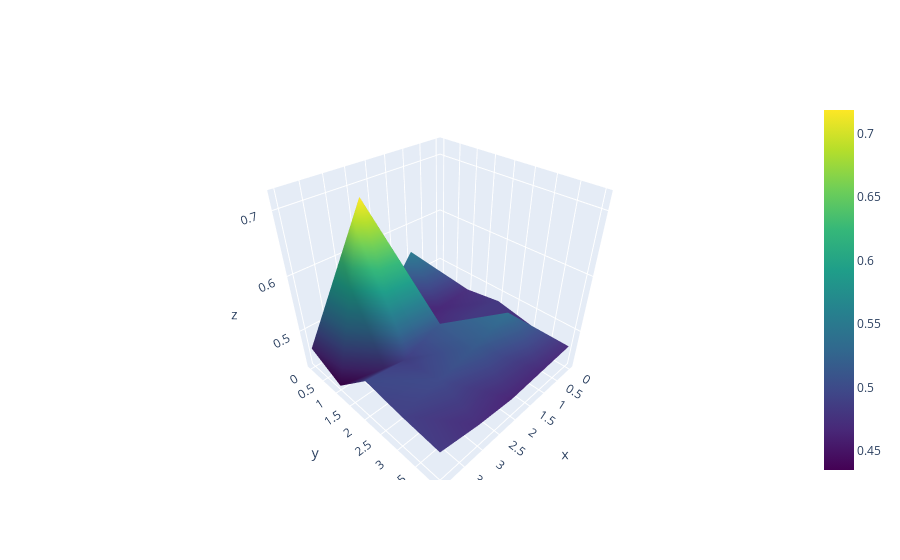

Notebook code for this chart:
### Code cell
# fig = go.Figure(data=[go.Mesh3d(x=X, y=Y, z=R, opacity=1.0, intensity=R, colorscale='Viridis')])
fig = go.Figure(data=[go.Mesh3d(x=X, y=Y, z=G, opacity=1.0, intensity=G, colorscale='Viridis')])
# print(G)
fig.show()

### Figure 1 — Plotly figure (JSON) as saved in the notebook; plotly's stock layout.template omitted (floating-point values rounded to 4 significant figures)
{"data": [{"colorscale": [[0, "#440154"], [0.1111, "#482878"], [0.2222, "#3e4989"], [0.3333, "#31688e"], [0.4444, "#26828e"], [0.5556, "#1f9e89"], [0.6667, "#35b779"], [0.7778, "#6ece58"], [0.8889, "#b5de2b"], [1, "#fde725"]], "intensity": [0.4555, 0.5508, 0.4676, 0.4943, 0.4649, 0.4718, 0.4664, 0.4597, 0.7186, 0.435, 0.4825, 0.4832, 0.5147, 0.4886, 0.4978, 0.4696, 0.536, 0.5158, 0.499, 0.4888, 0.4692, 0.466, 0.4628, 0.4702, 0.4832], "opacity": 1, "type": "mesh3d", "x": [0, 1, 2, 3, 4, 0, 1, 2, 3, 4, 0, 1, 2, 3, 4, 0, 1, 2, 3, 4, 0, 1, 2, 3, 4], "y": [0, 0, 0, 0, 0, 1, 1, 1, 1, 1, 2, 2, 2, 2, 2, 3, 3, 3, 3, 3, 4, 4, 4, 4, 4], "z": [0.4555, 0.5508, 0.4676, 0.4943, 0.4649, 0.4718, 0.4664, 0.4597, 0.7186, 0.435, 0.4825, 0.4832, 0.5147, 0.4886, 0.4978, 0.4696, 0.536, 0.5158, 0.499, 0.4888, 0.4692, 0.466, 0.4628, 0.4702, 0.4832]}], "layout": {"autosize": true, "scene": {"aspectmode": "auto", "aspectratio": {"x": 1, "y": 1, "z": 1}}}}
